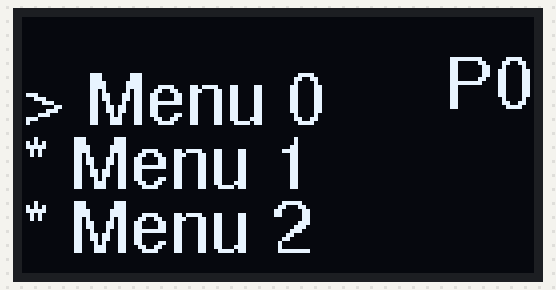
A program run on a simulated ESP32 board running MicroPython. On the bench: 128×64 one-colour display. Library files of the repository ran but are not shown: ssd1306.py.

Above: at 0.2 s.
At 10.4 s:
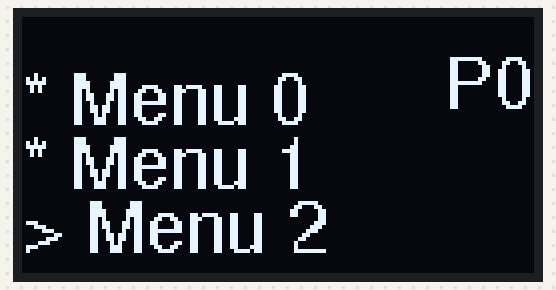
At 15.5 s:
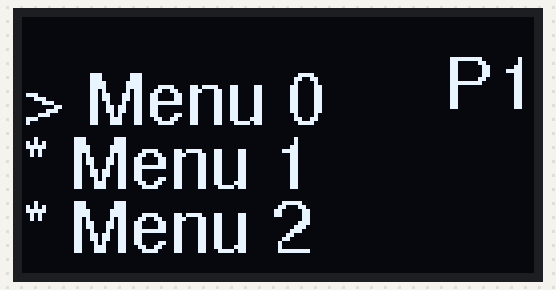
At 20.6 s:
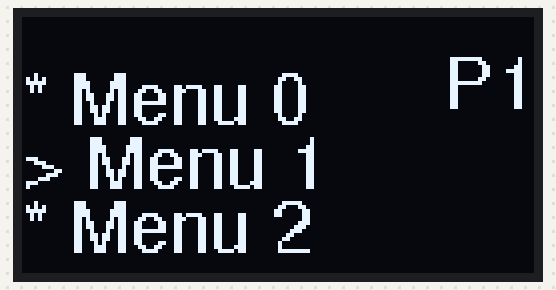
At 25.6 s:
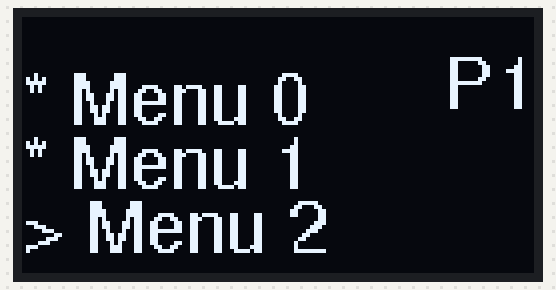
At 35.8 s:
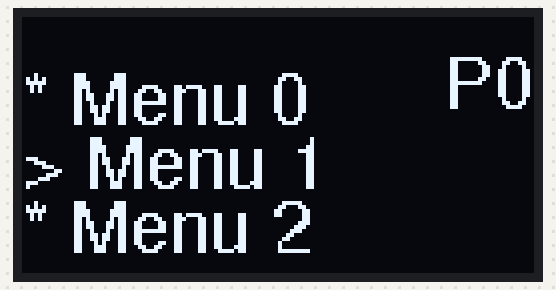

The program:

05_a_Menus.py
```python
import dht, machine, time, sys
from freesans9 import FreeSans9Defs

i2c = machine.I2C(0, scl=5, sda=4, freq=400000, timeout=50000)
devices = i2c.scan()
display = None

if devices.count(0x3c) == 0:
    print("No SSD1306!")
    sys.exit()
else:
    from ssd1306 import SSD1306_I2C
    display = SSD1306_I2C(128, 64, i2c)

def drawPage0():
    global menuItem
    display.fill(0)
    display.cls()
    display.displayString(FreeSans9Defs, "P0", -2, 0)
    if menuItem == 0:
        display.displayString(FreeSans9Defs, "> Menu 0", 0, 4)
    else:
        display.displayString(FreeSans9Defs, "* Menu 0", 0, 4)
    if menuItem == 1:
        display.displayString(FreeSans9Defs, "> Menu 1", 0, 20)
    else:
        display.displayString(FreeSans9Defs, "* Menu 1", 0, 20)
    if menuItem == 2:
        display.displayString(FreeSans9Defs, "> Menu 2", 0, 36)
    else:
        display.displayString(FreeSans9Defs, "* Menu 2", 0, 36)
    display.show(rotate180 = False)

def drawPage1():
    display.fill(0)
    display.cls()
    display.displayString(FreeSans9Defs, "P1", -2, 0)
    if menuItem == 0:
        display.displayString(FreeSans9Defs, "> Menu 0", 0, 4)
    else:
        display.displayString(FreeSans9Defs, "* Menu 0", 0, 4)
    if menuItem == 1:
        display.displayString(FreeSans9Defs, "> Menu 1", 0, 20)
    else:
        display.displayString(FreeSans9Defs, "* Menu 1", 0, 20)
    if menuItem == 2:
        display.displayString(FreeSans9Defs, "> Menu 2", 0, 36)
    else:
        display.displayString(FreeSans9Defs, "* Menu 2", 0, 36)
    display.show(rotate180 = False)

pages = [drawPage0, drawPage1]
pageNum = 0
menuItem = 0
while True:
    pages[pageNum]()
    time.sleep(5)
    menuItem += 1
    if menuItem == 3:
        pageNum += 1
        menuItem = 0
        if pageNum == 2:
            pageNum = 0
```

Source omitted: freesans9.py (data table, 10207 bytes)

Measured:
- what the display in image 0 shows lasts 5.0 s, from 0.1 s to 5.1 s
